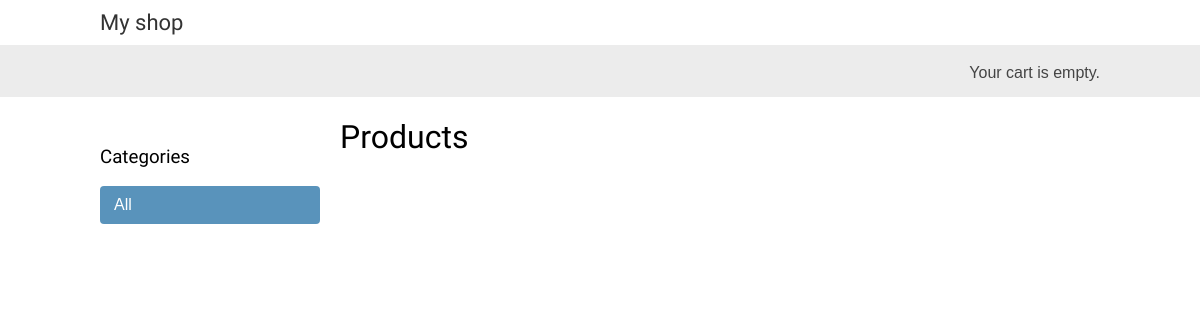
/, run on an earlier commit of the app's database.
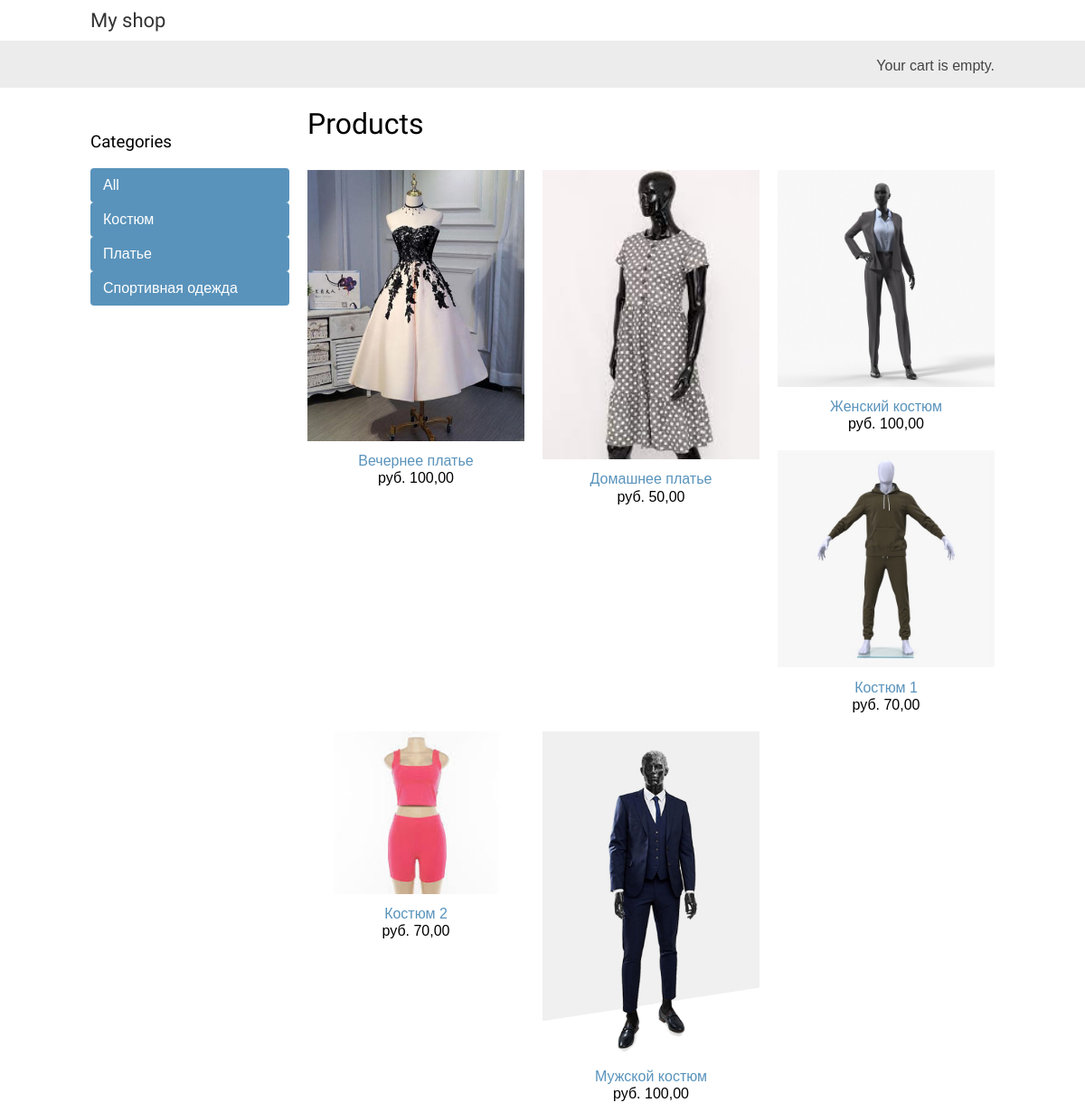
And on a later commit of the database.
### shop/models.py (models this page shows, shortened)
class Category(models.Model):
    name = models.CharField(max_length=200, db_index=True)
    slug = models.SlugField(max_length=200, db_index=True, unique=True)
    class Meta:
        ordering = ('name',)
        verbose_name = 'Категория'
        verbose_name_plural = 'Категории'
    def get_absolute_url(self):
        return reverse('shop:product_list_by_category', args=[self.slug])

class Product(models.Model):
    category = models.ForeignKey(Category, related_name='products', on_delete=models.CASCADE)
    name = models.CharField(max_length=200, db_index=True)
    slug = models.SlugField(max_length=200, db_index=True)
    image = models.ImageField(upload_to='products/%Y/%m/%d', blank=True)
    description = models.TextField(blank=True)
    price = models.DecimalField(max_digits=10, decimal_places=2)
    stock = models.PositiveIntegerField()
    available = models.BooleanField(default=True)
    created = models.DateTimeField(auto_now_add=True)
    updated = models.DateTimeField(auto_now=True)
    class Meta:
        ordering = ('name', )
        index_together = (('id', 'slug'), )
    def get_absolute_url(self):
        return reverse('shop:product_detail', args=[self.id, self.slug])

### shop/views.py (the view)
# urls.py: path('', views.product_list, name='product_list'),
def product_list(request, category_slug=None):
    category = None
    categoryies = Category.objects.all()
    products = Product.objects.filter(available=True)
    if category_slug:
        category = get_object_or_404(Category, slug = category_slug)
        products = products.filter(category = category)
    return render(request, 'shop/product/list.html',{'category': category, 'categories': categoryies, 'products': products})

### shop/templates/shop/product/list.html (shortened to what this page needs)
{% extends "shop/base.html" %}
{% load static %}
{% block content %}
    <div id="sidebar">
        <h3>Categories</h3>
        <ul>
            <li {% if not category %}class="selected"{% endif %}>
                <a href="{% url "shop:product_list" %}">All</a>
            </li>
            {% for category in categories %}
                <li {% if category.slug == category.slug %}class="selected"
                {% endif %}>
                    <a href="{{ category.get_absolute_url }}">{{ category.name }}</a>
                </li>
            {% endfor %}
        </ul>
    </div>
    <div id="main" class="product-list">
        <h1>{% if category %}{{ category.name }}{% else %}Products
        {% endif %}</h1>
        {% for product in products %}
            <div class="item">
                <a href="{{ product.get_absolute_url }}">
                    <img src="{% if product.image %}{{ product.image.url }}{% else %}{% static "img/no_image.png" %}{% endif %}">
                </a>
                <a href="{{ product.get_absolute_url }}">{{ product.name }}</a>
                <br>
                руб. {{ product.price }}
            </div>
        {% endfor %}
    </div>
{% endblock %}

### shop/templates/shop/base.html (shortened to what this page needs)
{% load static %}
<!DOCTYPE html>
<html>
    <head>
        <link href="{% static 'css/base.css' %}" rel="stylesheet">
    </head>
    <body>
        <div id="header">
            <a href="/" class="logo">My shop</a>
        </div>
        <div id="subheader">
            <div class="cart">
                Your cart is empty.
            </div>
        </div>
        <div id="content">
            {% block content %}
            {% endblock %}
        </div>
    </body>
</html>

### shop/static/css/base.css (style rules this page uses)
body { margin:0; padding:0; font-family:helvetica, sans-serif; }
h1, h2, h3, h4, h5 , h6 { font-family: 'Ubuntu', sans-serif; font-weight:normal; }
a { text-decoration:none; color:#5993bb; }
#header { padding:10px 100px; font-size:18px; overflow:auto; }
#subheader { background:#ececec; color:#444; padding:15px 100px; overflow:auto; }
#header .logo { font-family: 'Ubuntu', sans-serif; float:left; color:#333; font-size:22px; margin-right:10%; }
#subheader .cart { float:right; padding-top:4px; }
#content { padding:0 100px; overflow:hidden; }
#sidebar { width:220px; padding:30px 20px 0 0; float:left; }
#sidebar ul { margin:0; padding:0; }
#sidebar ul li { margin:0; list-style:none; padding:10px 14px; }
#sidebar ul li a { display:block; }
#sidebar ul li.selected { background:#5993bb; border-radius:4px; }
#sidebar ul li.selected a { color:#fff; }
#main { float:left; width: 96%; margin-right:-220px; overflow:hidden; }
.product-list .item { width:25%; padding:10px 20px 10px 0; float:left; text-align:center; line-height:1.2; }
.product-list .item img { width:100%; margin-bottom:8px; }

What changed in the data, as far as the page shows it:
added Category: name "Костюм"
added Category: name "Платье"
added Category: name "Спортивная одежда"
added Product: image (picture), name "Вечернее платье", price "100,00"
added Product: image (picture), name "Домашнее платье", price "50,00"
added Product: image (picture), name "Женский костюм", price "100,00"
added Product: image (picture), name "Костюм 1", price "70,00"
added Product: image (picture), name "Костюм 2", price "70,00"
added Product: image (picture), name "Мужской костюм", price "100,00"
